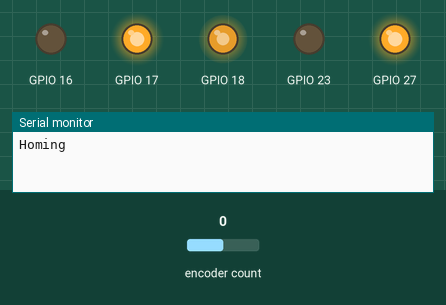
This program was run on a simulated ESP32. On the bench: output pins drawn as LEDs (lit = HIGH), the last lines printed to the serial monitor. The inputs (shaded band) are chosen by the test bench; at power-on: encoder count 0.

Above: at 0.8 s.
0.9 s: encoder count set to 1
At 1.7 s:
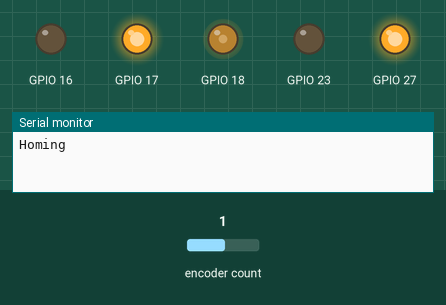
At 3.1 s:
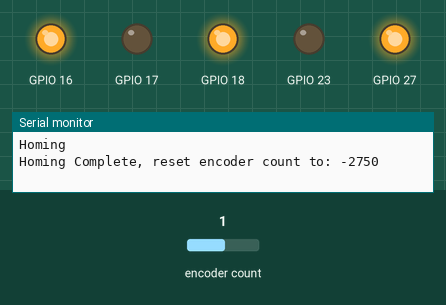
Timing chart, 0 to 4.6 s (numbered marks = the images above; inputs shaded):
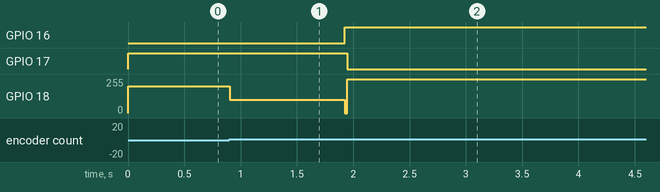

The program:

main.cpp
```cpp
#include <Arduino.h>
#include <ESP32Encoder.h>
#include <PID_v1.h>


#define MIN_PWM 60
#define MAX_PWM 150
#define OPENING_RPM 100
#define CLOSING_RPM 50
#define CLICKS_PER_ROTATION 464.64
#define PID_FREQUENCY 50 //Hz

#define HOMING_PWM 100
#define HOMING_TIME 7 //Seconds to enguage motor to perform homing

#define CAPTURE_DIST 10 // Clicks to consider a target pos captured.
#define DOOR_ACTUATION_TIMEOUT 20 // Max time (secodns) for motor to stay on while opening or closing (not accounting for holding door open)
#define MAX_DOOR_OPEN_TIME 30 //Max time (seconds) for door to remain open
int Sign(int val){
  if(val > 0)return 1;
  if(val < 0)return -1;
  return 0;
}

class DoorOpener{
  public:
    long currentPos;
    double rpm;
    double Kp=0.01, Ki=0, Kd=0.00;
    // Constructor
    DoorOpener() : motorPID(&pid_input, &pid_output, &pid_setpoint, Kp, Ki, Kd, DIRECT) {
    }

    void SetupMotor(int _INA, int _INB, int _PWM){
      INA_PIN = _INA;
      INB_PIN = _INB;
      //ENA_PIN = _ENA;
      PWM_PIN = _PWM;
      //CS_PIN = _CS;
      pinMode(INA_PIN, OUTPUT);
      pinMode(INB_PIN, OUTPUT);
      pinMode(PWM_PIN, OUTPUT);
      motorPID.SetMode(AUTOMATIC);
      motorPID.SetOutputLimits(-255, 255);
    }

    void SetErrorPin(int pin){ //Set pin to drive high if fault occours
      ErrorPin = pin;
      pinMode(ErrorPin, OUTPUT);
    }

    void SetupEncoder(int PIN_A, int PIN_B){
      Encoder_A_Pin = PIN_A;
      Encoder_B_Pin = PIN_B;
      encoder.attachHalfQuad(Encoder_A_Pin, Encoder_B_Pin);
      encoder.setCount(0);
    }

    void SetPositions(long open, long closed, long offset){
      openPos = open;
      closePos = closed;
      homePosOffset = offset;
    }

    void Home(){
      unsigned long homing_timestamp = millis();
      Serial.println("Homing");
      while(rpm == 0 && millis() - homing_timestamp < 1000){
        Drive(-200);
        //Serial.println("RPM: 0!!");
      }
      unsigned long last_movement_timestamp = millis();
      while(millis()-last_movement_timestamp < 1000 && millis() - homing_timestamp < HOMING_TIME*1000){
        Drive(-HOMING_PWM);
        if(abs(rpm) > 5)last_movement_timestamp = millis();
        delay(10);
        //Serial.println(millis());
        //Serial.println("RPM: "+String(rpm));
      }
      Break(255);
      if(millis() - homing_timestamp >= HOMING_TIME*1000 || currentPos == 0){
        Serial.println("Homing failed!!!");
        digitalWrite(ErrorPin, HIGH);
        while(true);
      }else{
        //Serial.println("POS: "+String(currentPos));
        Serial.println("Homing Complete, reset encoder count to: "+String(openPos+homePosOffset));
        encoder.setCount(openPos+homePosOffset);
        EncoderCompute();
        Close();
      }
    }


    void Open(){
      doorState = true;
      door_open_timestamp = millis();
      last_motor_pwm = -100;
      RunToPosition(openPos, OPENING_RPM, false);
      Serial.println("Open");

    }
    void Close(){
      doorState = false;
      last_motor_pwm = 50;
      RunToPosition(closePos, CLOSING_RPM, true);
      Serial.println("Closed");
    }

 private:
    int INA_PIN, INB_PIN, PWM_PIN, ENA_PIN, CS_PIN;
    int Encoder_A_Pin, Encoder_B_Pin;
    int ErrorPin;
    double last_motor_pwm;
    long openPos, closePos, homePosOffset, last_speed_pos;
    bool doorState; //Open or closed
    bool breaking_active;
    unsigned long door_open_timestamp, last_pid_timestamp, last_rpm_timestamp;
    ESP32Encoder encoder;

    double pid_input, pid_output, pid_setpoint;
    PID motorPID;

    void RunToPosition(int targetPos, int rpm_target, bool closing){
      unsigned long start_timestamp = millis();
      while(abs(currentPos-targetPos) > CAPTURE_DIST && millis()-start_timestamp < DOOR_ACTUATION_TIMEOUT*1000){
        DrivePID(Sign(targetPos-currentPos)*rpm_target, closing);
      }
      last_motor_pwm = 0;
      Break(255);
      if(millis()-start_timestamp >= DOOR_ACTUATION_TIMEOUT*1000){
        Serial.println("Failed to actuate door");
        digitalWrite(ErrorPin, HIGH);
        while(true);
      }
    }

    void DrivePID(int target_rpm, bool closing){
      if(millis()-last_pid_timestamp > (1/double(PID_FREQUENCY))*1000){
        EncoderCompute();
        pid_input = rpm;
        pid_setpoint = target_rpm;
        //Serial.println("  Clicks: "+String(currentPos-last_speed_pos));
        //Serial.println("  Current Pos: "+String(currentPos));

        last_pid_timestamp = millis();
        last_speed_pos = currentPos;

        motorPID.Compute();
        last_motor_pwm += pid_output;
        last_motor_pwm = constrain(last_motor_pwm, -255, 255);
        if(abs(rpm) > abs(target_rpm)+50){
          breaking_active = true;
        }else if(abs(rpm) == 0){
          breaking_active = false;
        }

        if(closing && breaking_active){
          Break(abs(rpm-target_rpm)*5);
        }else{
          Drive(last_motor_pwm);
        }
        //Serial.println("PWM: "+String(last_motor_pwm)+" abs(rpm-target_rpm)*10: "+String(abs(rpm-target_rpm)*10)+"  RPM: "+String(rpm)+"  Target: "+String(target_rpm)+"  Current Pos: "+String(currentPos));
      }
    }

    void Drive(int pwm){ //Takes -255 to 255
      pwm = constrain(pwm, -255, 255);
      if(pwm == 0){
        analogWrite(INA_PIN, 0);//Using PWM as breaking function requires it
        analogWrite(INB_PIN, 0);
      }else if(pwm > 0){
        analogWrite(INA_PIN, 0);
        analogWrite(INB_PIN, 255);
      }else if(pwm < 0){
        analogWrite(INA_PIN, 255);
        analogWrite(INB_PIN, 0);
      }
      analogWrite(PWM_PIN, abs(pwm));
      EncoderCompute();
    }

    void Break(int pwm){
      pwm = constrain(pwm, 0, 255);
      analogWrite(INA_PIN, abs(pwm));
      analogWrite(INB_PIN, abs(pwm));
      analogWrite(PWM_PIN, abs(0));
      EncoderCompute();
    }

    void EncoderCompute(){
      if(millis()-last_rpm_timestamp > 20){
        currentPos = encoder.getCount();
        double minutes = ((millis()-last_rpm_timestamp)/1000.0)/60.0;
        double rotations = (currentPos-last_speed_pos)/CLICKS_PER_ROTATION;
        rpm = rotations/minutes;
        last_speed_pos = currentPos;
        last_rpm_timestamp = millis();
      }
    }
};

DoorOpener frontDoor;
DoorOpener backDoor;

void setup() {
  Serial.begin(115200);
  pinMode(27, OUTPUT);
  digitalWrite(27, HIGH);
  // put your setup code here, to run once:
  frontDoor.SetupEncoder(34, 35);
  frontDoor.SetupMotor(17, 16, 18);
  frontDoor.SetPositions(-2550, 0, -200);
  frontDoor.SetErrorPin(23);

  //backDoor.SetupEncoder();
  //backDoor.SetupMotor(19, 21, 22);
  //backDoor.SetPositions(0, -2450, 100);
  //backDoor.SetErrorPin(23);

  frontDoor.Home();
}
void loop() {
  //frontDoor.PositionTracking(1000, false);
  delay(3000);
  frontDoor.Open();
  delay(3000);
  frontDoor.Close();


  /*
  Serial.println("Opening");
  frontDoor.Open();
  unsigned long start = millis();
  while(millis()-start < 10000)frontDoor.Run();

  Serial.println("Closeing");
  frontDoor.Close();
  delay(10000);
  */

}
```

Measured:
- after the input at 0.9 s, GPIO 17: HIGH → LOW after 1.0 s; GPIO 23: stays LOW (without the input it goes to HIGH after 1.1 s)
